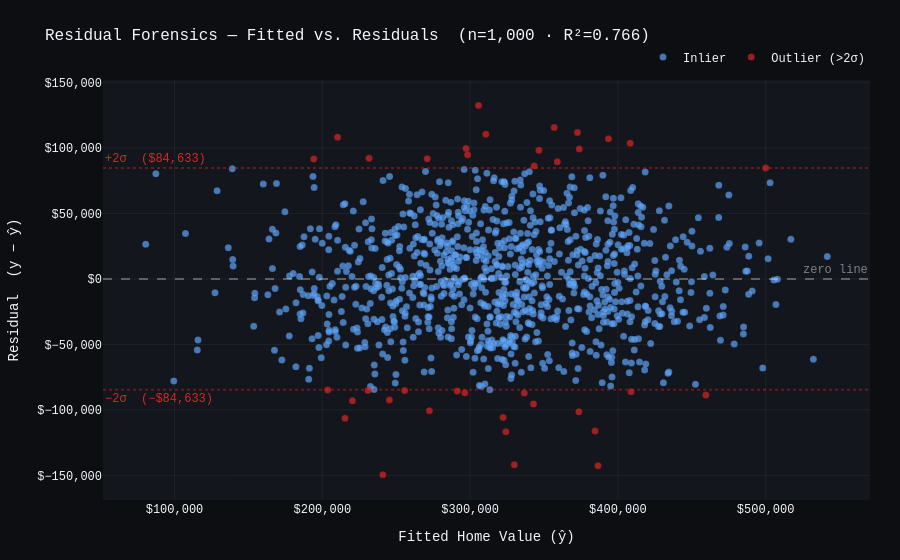

Notebook cell for this chart:
### Code cell
import plotly.express as px


# ── CELL: Extract Residuals & Flag Outliers ────────────────────────────────

# ------------------------------------------------------------------
# HOW RESIDUAL EXTRACTION WORKS WITH THE FORMULA API:
#
# When you fit via  smf.ols(formula, data=df).fit(), the results
# object stores two key Series on your original DataFrame index:
#
#   results.fittedvalues  →  ŷ_i = Xβ for each observation i.
#       Equivalent to your y_pred = results.predict(df).
#       These are the model's predicted Home_Values.
#
#   results.resid  →  e_i = y_i − ŷ_i for each observation i.
#       Positive residual = model underpriced the home.
#       Negative residual = model overpriced the home.
#
# The formula API handled one-hot encoding of School_District_Rating
# internally via patsy (C() is implicit for object/string columns),
# using "Average" as the dropped baseline reference category.
# ------------------------------------------------------------------

fitted    = results.fittedvalues   # same values as your y_pred Series
residuals = results.resid          # raw residuals = Home_Value − ŷ

# Compute the standard deviation of the residual vector.
# Points beyond ±2σ are flagged as outliers — under normality,
# roughly 5% of observations should fall outside these bounds.
sigma = np.std(residuals)

# Boolean mask: True where |residual| > 2 × σ
is_outlier = np.abs(residuals) > 2 * sigma

# Categorical label for Plotly's color mapping:
#   "Outlier (>2σ)" → stark crimson    "Inlier" → muted blue
labels = np.where(is_outlier, "Outlier (>2σ)", "Inlier")

# Summary diagnostics (should match your RMSE of ~$42,316.69)
rmse = np.sqrt(np.mean(residuals ** 2))
n_outliers = is_outlier.sum()

print(f"Residual σ       : ${sigma:>12,.2f}")
print(f"±2σ threshold    : ${2 * sigma:>12,.2f}")
print(f"RMSE             : ${rmse:>12,.2f}")
print(f"R²               :  {results.rsquared:>11.4f}")
print(f"Outliers (>±2σ)  :  {n_outliers} / {len(residuals)}  "
      f"({100 * n_outliers / len(residuals):.1f}%)")


# ── CELL: Interactive Plotly Residual Scatter Plot ─────────────────────────

# ------------------------------------------------------------------
# VISUAL LOGIC:
# 1. px.scatter maps fitted values (ŷ) → x-axis,
#    residuals (y − ŷ) → y-axis.
# 2. The 'color' param uses the label array to split outliers
#    from inliers.  color_discrete_map pins exact hex codes:
#       #dc2626 (crimson) for outliers
#       #60a5fa (muted blue) for inliers
# 3. Three horizontal reference lines are overlaid:
#       y =  0   dashed white  — ideal residual mean
#       y = +2σ  dotted crimson — upper outlier boundary
#       y = −2σ  dotted crimson — lower outlier boundary
# 4. Hover shows the observation index, the fitted Home_Value,
#    the residual dollar amount, and how many σ it represents.
# ------------------------------------------------------------------

plot_df = pd.DataFrame({
    "Fitted Home Value (ŷ)": fitted,
    "Residual (y − ŷ)":      residuals,
    "Category":               labels,
    "Obs Index":              fitted.index,
    "|Residual| / σ":         np.abs(residuals) / sigma,
})

fig = px.scatter(
    plot_df,
    x="Fitted Home Value (ŷ)",
    y="Residual (y − ŷ)",
    color="Category",
    color_discrete_map={
        "Outlier (>2σ)": "#dc2626",   # stark crimson for outliers
        "Inlier":        "#60a5fa",   # muted blue for normal points
    },
    hover_data={
        "Obs Index": True,
        "|Residual| / σ": ":.2f",
        "Category": False,
    },
    opacity=0.7,
    title="Residual Forensics — Fitted vs. Residuals  (n=1,000 · R²=0.766)",
)

# ── Zero-line: a well-specified model scatters residuals around y = 0 ──
fig.add_hline(
    y=0,
    line_dash="dash",
    line_color="white",
    opacity=0.3,
    annotation_text="zero line",
    annotation_font_color="gray",
)

# ── ±2σ outlier boundary bands (crimson dotted) ──
fig.add_hline(
    y=2 * sigma,
    line_dash="dot",
    line_color="#dc2626",
    opacity=0.4,
    annotation_text=f"+2σ  (${2 * sigma:,.0f})",
    annotation_position="top left",
    annotation_font_color="#dc2626",
)
fig.add_hline(
    y=-2 * sigma,
    line_dash="dot",
    line_color="#dc2626",
    opacity=0.4,
    annotation_text=f"−2σ  (−${2 * sigma:,.0f})",
    annotation_position="bottom left",
    annotation_font_color="#dc2626",
)

# ── Layout styling ──
fig.update_layout(
    template="plotly_dark",
    paper_bgcolor="#0c0e12",
    plot_bgcolor="#13161c",
    font=dict(family="DM Mono, Courier New, monospace", size=12),
    title_font_size=16,
    legend_title_text="",
    legend=dict(
        orientation="h",
        yanchor="bottom",
        y=1.02,
        xanchor="right",
        x=1,
    ),
    xaxis=dict(
        title="Fitted Home Value (ŷ)",
        gridcolor="rgba(255,255,255,0.05)",
        zeroline=False,
        tickprefix="$",
        tickformat=",",
    ),
    yaxis=dict(
        title="Residual  (y − ŷ)",
        gridcolor="rgba(255,255,255,0.05)",
        zeroline=False,
        tickprefix="$",
        tickformat=",",
    ),
    margin=dict(t=80, b=60, l=80, r=30),
    height=560,
)

fig.update_traces(
    marker=dict(size=7, line=dict(width=0.5, color="rgba(0,0,0,0.3)")),
)

fig.show()


# ── CELL: Interpretation Guide ─────────────────────────────────────────────

guide = """
╔══════════════════════════════════════════════════════════════════════╗
║                  HOW TO READ THIS PLOT                             ║
╠══════════════════════════════════════════════════════════════════════╣
║                                                                    ║
║  HETEROSCEDASTICITY                                                ║
║  Look for a fan / cone shape.  If the residual spread widens      ║
║  (or narrows) as fitted values increase, variance is not           ║
║  constant → OLS standard errors are unreliable.                    ║
║  • Funnel opening right = error grows with predicted price.        ║
║  • Remedy: log-transform Home_Value, or use WLS / robust SEs.     ║
║                                                                    ║
║  STRUCTURAL BREAKS                                                 ║
║  Watch for a sudden shift in the residual cloud — a cluster        ║
║  that sits well above or below zero at a specific ŷ range.        ║
║  This signals the model coefficients may not hold uniformly.       ║
║  • Your model note says the condition number is large (1.21e+04)   ║
║    — this hints at multicollinearity, which can amplify residual   ║
║    patterns in correlated feature ranges.                          ║
║  • Investigate with a Chow test or add interaction terms           ║
║    (e.g., Square_Footage × School_District_Rating).                ║
║                                                                    ║
║  NON-LINEARITY                                                     ║
║  A curved (U-shaped or arch) pattern means the true relationship   ║
║  is non-linear but the model fits a straight line.                 ║
║  • Your Property_Age coefficient (−814.60) assumes a linear        ║
║    depreciation — try adding Property_Age² as a feature.           ║
║                                                                    ║
║  OUTLIER CLUSTERS (crimson points)                                 ║
║  Isolated crimson dots are expected (~5% under normality).         ║
║  Crimson clusters concentrated in one region suggest a             ║
║  systematic misspecification — the model is missing a feature.     ║
║                                                                    ║
║  IDEAL PATTERN                                                     ║
║  Random scatter with constant width centered on y = 0,             ║
║  no curves, no fans, roughly 5% beyond the ±2σ bands.             ║
║                                                                    ║
╚══════════════════════════════════════════════════════════════════════╝
"""
print(guide)

### Figure 1 — Plotly figure (JSON) as saved in the notebook; plotly's stock layout.template omitted (floating-point values rounded to 4 significant figures; data arrays with more than 128 entries replaced by an {"elided": "..."} marker saying what was removed)
{"data": [{"customdata": {"elided": "963x3 mixed values"}, "hovertemplate": "Fitted Home Value (ŷ)=%{x}<br>Residual (y − ŷ)=%{y}<br>Obs Index=%{customdata[0]}<br>|Residual| / σ=%{customdata[1]:.2f}<extra></extra>", "legendgroup": "Inlier", "marker": {"color": "#60a5fa", "line": {"color": "rgba(0,0,0,0.3)", "width": 0.5}, "opacity": 0.7, "size": 7, "symbol": "circle"}, "mode": "markers", "name": "Inlier", "orientation": "v", "showlegend": true, "type": "scatter", "x": {"elided": "963 float values"}, "xaxis": "x", "y": {"elided": "963 float values"}, "yaxis": "y"}, {"customdata": [[18, 2.095, "Outlier (>2σ)"], [58, 2.345, "Outlier (>2σ)"], [65, 2.021, "Outlier (>2σ)"], [103, 2.003, "Outlier (>2σ)"], [173, 2.176, "Outlier (>2σ)"], [184, 2.002, "Outlier (>2σ)"], [192, 2.448, "Outlier (>2σ)"], [196, 3.37, "Outlier (>2σ)"], [269, 2.502, "Outlier (>2σ)"], [278, 2.037, "Outlier (>2σ)"], [292, 2.611, "Outlier (>2σ)"], [303, 2.013, "Outlier (>2σ)"], [342, 2.394, "Outlier (>2σ)"], [387, 2.053, "Outlier (>2σ)"], [397, 2.527, "Outlier (>2σ)"], [402, 2.642, "Outlier (>2σ)"], [406, 3.131, "Outlier (>2σ)"], [436, 3.53, "Outlier (>2σ)"], [493, 2.163, "Outlier (>2σ)"], [507, 2.758, "Outlier (>2σ)"], [556, 2.183, "Outlier (>2σ)"], [591, 2.112, "Outlier (>2σ)"], [649, 2.743, "Outlier (>2σ)"], [669, 2.169, "Outlier (>2σ)"], [679, 2.353, "Outlier (>2σ)"], [709, 2.039, "Outlier (>2σ)"], [720, 2.556, "Outlier (>2σ)"], [752, 2.257, "Outlier (>2σ)"], [848, 2.376, "Outlier (>2σ)"], [860, 2.321, "Outlier (>2σ)"], [872, 2.514, "Outlier (>2σ)"], [891, 2.013, "Outlier (>2σ)"], [901, 2.73, "Outlier (>2σ)"], [902, 3.352, "Outlier (>2σ)"], [932, 2.24, "Outlier (>2σ)"], [942, 2.058, "Outlier (>2σ)"], [983, 2.199, "Outlier (>2σ)"]], "hovertemplate": "Fitted Home Value (ŷ)=%{x}<br>Residual (y − ŷ)=%{y}<br>Obs Index=%{customdata[0]}<br>|Residual| / σ=%{customdata[1]:.2f}<extra></extra>", "legendgroup": "Outlier (>2σ)", "marker": {"color": "#dc2626", "line": {"color": "rgba(0,0,0,0.3)", "width": 0.5}, "opacity": 0.7, "size": 7, "symbol": "circle"}, "mode": "markers", "name": "Outlier (>2σ)", "orientation": "v", "showlegend": true, "type": "scatter", "x": [459600.0, 373900.0, 291300.0, 203600.0, 231600.0, 500100.0, 408400.0, 386600.0, 322300.0, 409000.0, 310600.0, 255700.0, 373600.0, 296500.0, 393600.0, 372700.0, 305700.0, 241000.0, 194200.0, 324200.0, 245400.0, 359000.0, 384600.0, 271000.0, 297300.0, 343400.0, 210300.0, 342900.0, 272500.0, 346600.0, 215300.0, 230900.0, 356900.0, 329900.0, 298300.0, 336700.0, 220400.0], "xaxis": "x", "y": [-88660.0, 99240.0, -85520.0, -84740.0, 92090.0, 84720.0, 103600.0, -142600.0, -105900.0, -86200.0, 110500.0, -85170.0, -101300.0, -86860.0, 106900.0, 111800.0, 132500.0, -149400.0, 91510.0, -116700.0, -92360.0, 89380.0, -116100.0, 91770.0, 99550.0, 86290.0, 108100.0, -95520.0, -100500.0, 98240.0, -106400.0, -85160.0, 115500.0, -141800.0, 94800.0, -87090.0, -93070.0], "yaxis": "y"}], "layout": {"annotations": [{"font": {"color": "gray"}, "showarrow": false, "text": "zero line", "x": 1, "xanchor": "right", "xref": "x domain", "y": 0, "yanchor": "bottom", "yref": "y"}, {"font": {"color": "#dc2626"}, "showarrow": false, "text": "+2σ  ($84,633)", "x": 0, "xanchor": "left", "xref": "x domain", "y": 84630.0, "yanchor": "bottom", "yref": "y"}, {"font": {"color": "#dc2626"}, "showarrow": false, "text": "−2σ  (−$84,633)", "x": 0, "xanchor": "left", "xref": "x domain", "y": -84630.0, "yanchor": "top", "yref": "y"}], "font": {"family": "DM Mono, Courier New, monospace", "size": 12}, "height": 560, "legend": {"orientation": "h", "title": {"text": ""}, "tracegroupgap": 0, "x": 1, "xanchor": "right", "y": 1.02, "yanchor": "bottom"}, "margin": {"b": 60, "l": 80, "r": 30, "t": 80}, "paper_bgcolor": "#0c0e12", "plot_bgcolor": "#13161c", "shapes": [{"line": {"color": "white", "dash": "dash"}, "opacity": 0.3, "type": "line", "x0": 0, "x1": 1, "xref": "x domain", "y0": 0, "y1": 0, "yref": "y"}, {"line": {"color": "#dc2626", "dash": "dot"}, "opacity": 0.4, "type": "line", "x0": 0, "x1": 1, "xref": "x domain", "y0": 84630.0, "y1": 84630.0, "yref": "y"}, {"line": {"color": "#dc2626", "dash": "dot"}, "opacity": 0.4, "type": "line", "x0": 0, "x1": 1, "xref": "x domain", "y0": -84630.0, "y1": -84630.0, "yref": "y"}], "title": {"font": {"size": 16}, "text": "Residual Forensics — Fitted vs. Residuals  (n=1,000 · R²=0.766)"}, "xaxis": {"anchor": "y", "domain": [0, 1], "gridcolor": "rgba(255,255,255,0.05)", "tickformat": ",", "tickprefix": "$", "title": {"text": "Fitted Home Value (ŷ)"}, "zeroline": false}, "yaxis": {"anchor": "x", "domain": [0, 1], "gridcolor": "rgba(255,255,255,0.05)", "tickformat": ",", "tickprefix": "$", "title": {"text": "Residual  (y − ŷ)"}, "zeroline": false}}}
